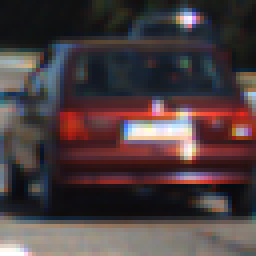
#> input picture cutouts/cutouts/red_car_for_color_hist.png, 64 x 64 px (shown 4 times larger)
$ python hog_features.py   (older library calls are emulated)
#> lines starting #> are read from the running program, lines starting #| are printed output that depends on the picture
### main/functions.py

"""
this file has all the functions that are used in the project to detect vehicle
The functions are drived from coursework exercises.
The following functions are implemented here:
    1. convert_color_bgr : convert color space from bgr to others --> image read using cv2.imread

    2. convert_color_rgb : convert color space from rgb to others --> image read using matplotlib.image.imread

    3. draw_boxes: takes in bounding boxes and draws them on image

    4. plot3d: plot 3d image, used for color space exploration

    5. color_hist: histogram of color in given colorspace, bins and range for binning is passed as argument
    reading png using mpimg.imread() generates pixel values between 0-1 in RGB, so bin range needs to be taken care of, although converting to
    another color space using cvtColor changes the range to 0-255, so if raw RGB is not used, things would be fine.
    jpg though is read as 0-255 in mpimg.imread()

    6. bin_spatial: features based on spatial binning, the image is resized to reduce feature array.
    input image is assumed to be in appropriate colorspace

    7. get_hog_features: generates hog features, expects single channel(or gray) image
    orientation bin count,pix_per_cell,cell_per_block and generate hog image or feature vector params
    can be passed as args

    8. extract_features: this function uses above three functions and based on switches spatial_feat,
    hist_feat,hog_feat generates a concatenated feature set based on these methods

    9. slide_window: this function generates bounding boxes of rectangle shape of size xy_window between
    x_start_stop and y_start_stop with overlap factor of xy_overlap

    10. single_img_features: extracts features in a given window (window list generated by slide_window)

    11. search_windows: uses single_img_features function to loop on all the windows generated by
        slide_window function and generates a bbox list for all vehicle matched/predicted windows,
        the above three function are not used as they are not efficient, find_cars (next) is used in pipeline

    12. find_cars: implements hog subsampling based sliding window

    13. add_heat: generates heat map based on overlap in vecles match detected using slide_windows or find_cars functions

    14. apply_threshold: apply threshold on the heat map image to remove false positives

    15. draw_labeled_bboxes : this function uses sk labels method to extract match and bbox for those matches on heatmap image

@author: atpandey
"""
##############################
#imports
from skimage.feature import hog
from sklearn.svm import LinearSVC
from sklearn.preprocessing import StandardScaler
# for scikit-learn >= 0.18 use:
from sklearn.model_selection import train_test_split
# from sklearn.cross_validation import train_test_split
from scipy.ndimage.measurements import label
import matplotlib.image as mpimg
import matplotlib.pyplot as plt
from moviepy.editor import VideoFileClip
from IPython.display import HTML
import numpy as np
import pickle
import cv2
import glob
import time

#######################
#color space conversion
def convert_color_bgr(img,color_space='BGR'):
    '''
    this functions takes in a BGR Image and converts it to specified color space
    cv2.imread returns BGR colorspace
    '''
    # Convert image to new color space (if specified,else return image as is)
    #Assumes input image is BGR format
    if color_space !='BGR':
        if color_space=='RGB':
            feature_image=cv2.cvtColor(img,cv2.COLOR_BGR2RGB)
        if color_space=='HSV':
            feature_image=cv2.cvtColor(img,cv2.COLOR_BGR2HSV)
        elif color_space=='YUV':
            feature_image=cv2.cvtColor(img,cv2.COLOR_BGR2YUV)
        elif color_space=='LAB':
            feature_image=cv2.cvtColor(img,cv2.COLOR_BGR2Lab)
        elif color_space=='HLS':
            feature_image=cv2.cvtColor(img,cv2.COLOR_BGR2HLS)
        elif color_space=='YCrCb':
            feature_image=cv2.cvtColor(img,cv2.COLOR_BGR2YCrCb)
        elif color_space=='LUV':
            feature_image=cv2.cvtColor(img,cv2.COLOR_BGR2LUV)
    else:
        feature_image = np.copy(img)
    return feature_image

# [37 lines left out: functions convert_color_rgb, draw_boxes, not called in this run]
################################################


#3d Plot
from mpl_toolkits.mplot3d import Axes3D

# [61 lines left out: functions plot3d, color_hist, bin_spatial, not called in this run]
######################
# hog features
# Define a function to return HOG features and visualization
def get_hog_features(img, orient, pix_per_cell, cell_per_block,
                        vis=False, feature_vec=True,transform_sqrt=False):
    # Call with two outputs if vis==True
    if vis == True:
        features, hog_image = hog(img, orientations=orient,
                                  pixels_per_cell=(pix_per_cell, pix_per_cell),
                                  cells_per_block=(cell_per_block, cell_per_block),
                                  transform_sqrt=transform_sqrt, block_norm='L2-Hys',
                                  visualise=vis, feature_vector=feature_vec)
        return features, hog_image
    # Otherwise call with one output
    else:
        features = hog(img, orientations=orient,
                       pixels_per_cell=(pix_per_cell, pix_per_cell),
                       cells_per_block=(cell_per_block, cell_per_block),
                       transform_sqrt=transform_sqrt, block_norm='L2-Hys',
                       visualise=vis, feature_vector=feature_vec)
        return features

####################################
#function to extract features based on switches to enable
#color hist,spatial binning or hog
# Define a function to extract features from a list of images
# Have this function call bin_spatial() and color_hist()
# [392 lines left out: functions extract_features, slide_window, single_img_features, search_windows, find_cars, add_heat and 2 more, not called in this run]
################################################
# Define a class to store data from video
class Frame_Detect():
    # [64 lines left out: functions __init__, add_bbox, add_bbox_cars, calc_cars, find_matches, not called in this run]
method='cv2.TM_CCOEFF_NORMED'

### main/hog_features.py
# -*- coding: utf-8 -*-
"""
Created on Fri Jan  5 15:52:36 2018

@author: atpandey
"""


import numpy as np
import cv2
import matplotlib.pyplot as plt
import matplotlib.image as mpimg
from functions import get_hog_features,convert_color_bgr

if __name__ == '__main__':
    cimg = cv2.imread('../cutouts/cutouts/red_car_for_color_hist.png')
#> cimg is the input picture: shape (64, 64, 3); mean B, G, R 63.7, 61.8, 75.2
    crgb=convert_color_bgr(cimg,color_space='RGB')
    cyuv=convert_color_bgr(cimg,color_space='YUV')
#> in convert_color_bgr (call 2), `feature_image=cv2.cvtColor(img,cv2.COLOR_BGR2YUV)`: feature_image: shape (64, 64, 3); mean of channels 0, 1, 2 66, 126.9, 136.1
    cycrcb=convert_color_bgr(cimg,color_space='YCrCb')
#> in convert_color_bgr (call 3), `feature_image=cv2.cvtColor(img,cv2.COLOR_BGR2YCrCb)`: feature_image: shape (64, 64, 3); mean of channels 0, 1, 2 66, 134.6, 126.7
    cychsv=convert_color_bgr(cimg,color_space='HSV')
#> in convert_color_bgr (call 4), `feature_image=cv2.cvtColor(img,cv2.COLOR_BGR2HSV)`: feature_image: shape (64, 64, 3); mean H, S, V 87.1, 80.1, 81.9

    notcimg = cv2.imread('../cutouts/cutouts/nocar1_car_for_color_hist.png')
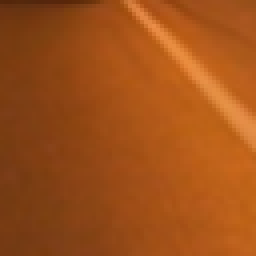
#> input picture cutouts/cutouts/nocar1_car_for_color_hist.png, 64 x 64 px (shown 4 times larger)
#> notcimg is the input picture: shape (64, 64, 3); mean B, G, R 24.4, 80.3, 159.5
    notcrgb=convert_color_bgr(notcimg,color_space='RGB')
    notcyuv=convert_color_bgr(notcimg,color_space='YUV')
#> in convert_color_bgr (call 6), `feature_image=cv2.cvtColor(img,cv2.COLOR_BGR2YUV)`: feature_image: shape (64, 64, 3); mean of channels 0, 1, 2 97.6, 91.9, 182.2
    notcycrcb=convert_color_bgr(notcimg,color_space='YCrCb')
#> in convert_color_bgr (call 7), `feature_image=cv2.cvtColor(img,cv2.COLOR_BGR2YCrCb)`: feature_image: shape (64, 64, 3); mean of channels 0, 1, 2 97.6, 172.1, 86.6
    notchsv=convert_color_bgr(notcimg,color_space='HSV')
#> in convert_color_bgr (call 8), `feature_image=cv2.cvtColor(img,cv2.COLOR_BGR2HSV)`: feature_image: shape (64, 64, 3); mean H, S, V 12.4, 216.5, 159.5


#    orient=8
#    pix_per_cell=8
#    cells_per_block=2
    orient=9
    pix_per_cell=8
    cells_per_block=2
#    orient=12
#    pix_per_cell=8
#    cells_per_block=8

    orient=11
    pix_per_cell=8
    cells_per_block=2
##rgb sapce
#    fcar_y, car_hog_y = get_hog_features(crgb[:,:,0], orient, pix_per_cell, cells_per_block, vis=True, feature_vec=True)
#    fnotcar_y, notcar_hog_y = get_hog_features(notcrgb[:,:,0], orient, pix_per_cell, cells_per_block, vis=True, feature_vec=True)
#
#    fcar_u, car_hog_u = get_hog_features(crgb[:,:,0], orient, pix_per_cell, 8, vis=True, feature_vec=True)
#    fnotcar_u, notcar_hog_u = get_hog_features(notcrgb[:,:,0], orient, pix_per_cell, cells_per_block, vis=True, feature_vec=True)
#
#    fcar_v, car_hog_v = get_hog_features(crgb[:,:,2], orient, pix_per_cell, cells_per_block, vis=True, feature_vec=True)
#    fnotcar_v, notcar_hog_v = get_hog_features(notcrgb[:,:,2], orient, pix_per_cell, cells_per_block, vis=True, feature_vec=True)
#
#    # Visualize
#    fh, axh = plt.subplots(2, 4, figsize=(10,10))
#    fh.subplots_adjust(hspace =.2, wspace=.1)
#    axh=axh.ravel()
#    axh[0].imshow(crgb)
#    axh[0].set_title('Car Image', fontsize=10)
#    axh[1].imshow(car_hog_y, cmap='gray')
#    axh[1].set_title('Car R HOG', fontsize=10)
#    axh[2].imshow(car_hog_u, cmap='gray')
#    axh[2].set_title('Car G HOG', fontsize=10)
#    axh[3].imshow(car_hog_v, cmap='gray')
#    axh[3].set_title('Car B HOG', fontsize=10)
#
#
#    axh[4].imshow(notcrgb)
#    axh[4].set_title('Not-Car Image', fontsize=10)
#    axh[5].imshow(notcar_hog_y, cmap='gray')
#    axh[5].set_title('Not-Car R  HOG', fontsize=10)
#    axh[6].imshow(notcar_hog_u, cmap='gray')
#    axh[6].set_title('Not-Car G  HOG', fontsize=10)
#    axh[7].imshow(notcar_hog_v, cmap='gray')
#    axh[7].set_title('Not-Car B  HOG', fontsize=10)


##yuv sapce
#    fcar_y, car_hog_y = get_hog_features(cyuv[:,:,0], orient, pix_per_cell, cells_per_block, vis=True, feature_vec=True)
#    fnotcar_y, notcar_hog_y = get_hog_features(notcyuv[:,:,0], orient, pix_per_cell, cells_per_block, vis=True, feature_vec=True)
#
#    fcar_u, car_hog_u = get_hog_features(cyuv[:,:,0], orient, pix_per_cell, 8, vis=True, feature_vec=True)
#    fnotcar_u, notcar_hog_u = get_hog_features(notcyuv[:,:,0], orient, pix_per_cell, cells_per_block, vis=True, feature_vec=True)
#
#    fcar_v, car_hog_v = get_hog_features(cyuv[:,:,2], orient, pix_per_cell, cells_per_block, vis=True, feature_vec=True)
#    fnotcar_v, notcar_hog_v = get_hog_features(notcyuv[:,:,2], orient, pix_per_cell, cells_per_block, vis=True, feature_vec=True)
#
#    # Visualize
#    fh, axh = plt.subplots(2, 4, figsize=(10,10))
#    fh.subplots_adjust(hspace =.2, wspace=.1)
#    axh=axh.ravel()
#    axh[0].imshow(crgb)
#    axh[0].set_title('Car Image', fontsize=10)
#    axh[1].imshow(car_hog_y, cmap='gray')
#    axh[1].set_title('Car Y HOG', fontsize=10)
#    axh[2].imshow(car_hog_u, cmap='gray')
#    axh[2].set_title('Car U HOG', fontsize=10)
#    axh[3].imshow(car_hog_v, cmap='gray')
#    axh[3].set_title('Car V HOG', fontsize=10)
#
#
#    axh[4].imshow(notcrgb)
#    axh[4].set_title('Not-Car Image', fontsize=10)
#    axh[5].imshow(notcar_hog_y, cmap='gray')
#    axh[5].set_title('Not-Car Y  HOG', fontsize=10)
#    axh[6].imshow(notcar_hog_u, cmap='gray')
#    axh[6].set_title('Not-Car U  HOG', fontsize=10)
#    axh[7].imshow(notcar_hog_v, cmap='gray')
#    axh[7].set_title('Not-Car V  HOG', fontsize=10)

#ycrcb sapce
    fcar_y, car_hog_y = get_hog_features(cycrcb[:,:,0], orient, pix_per_cell, cells_per_block, vis=True, feature_vec=True)
#> in get_hog_features, `features, hog_image = hog(img, orientations=orient, pixels_per_cell=(p..`: features = 2156 values, max 0.51 at index 27, min 0 at index 4, mean 0.103
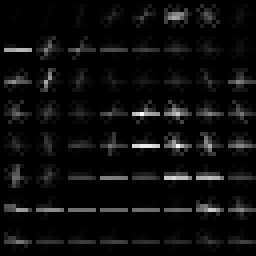
#> car_hog_y: shape (64, 64) float64 (shown 4 times larger); min 0, max 52.92, mean 2.7; drawn with min black and max white
#> fcar_y has the same summary as features in get_hog_features
    fnotcar_y, notcar_hog_y = get_hog_features(notcycrcb[:,:,0], orient, pix_per_cell, cells_per_block, vis=True, feature_vec=True)
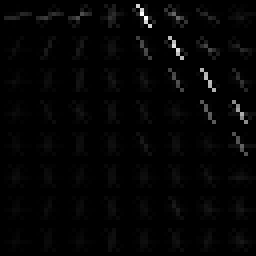
#> notcar_hog_y: shape (64, 64) float64 (shown 4 times larger); min 0, max 25.77, mean 0.5; drawn with min black and max white
#> fnotcar_y = 2156 values, max 0.699 at index 1163, min 0 at index 1, mean 0.11

    fcar_u, car_hog_u = get_hog_features(cycrcb[:,:,0], orient, pix_per_cell, 8, vis=True, feature_vec=True)
#> fcar_u = 704 values, max 0.211 at index 93, min 0 at index 4, mean 0.0192
    fnotcar_u, notcar_hog_u = get_hog_features(notcycrcb[:,:,0], orient, pix_per_cell, cells_per_block, vis=True, feature_vec=True)
#> fnotcar_u has the same summary as fnotcar_y

    fcar_v, car_hog_v = get_hog_features(cycrcb[:,:,2], orient, pix_per_cell, cells_per_block, vis=True, feature_vec=True)
#> in get_hog_features (call 5), `features, hog_image = hog(img, orientations=orient, pixels_per_cell=(p..`: features = 2156 values, max 0.456 at index 1633, min 0 at index 1, mean 0.115
#> in get_hog_features (call 5), `features, hog_image = hog(img, orientations=orient, pixels_per_cell=(p..`:
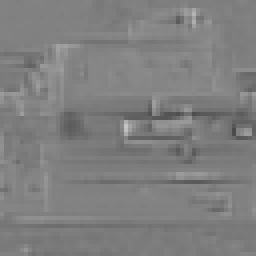
#> img: shape (64, 64) (shown 4 times larger); min 74, max 197, mean 126.7
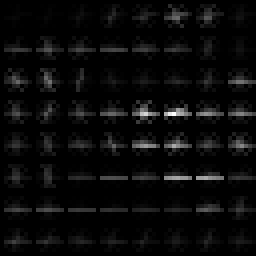
#> car_hog_v: shape (64, 64) float64 (shown 4 times larger); min 0, max 22.49, mean 0.9; drawn with min black and max white
#> fcar_v has the same summary as features in get_hog_features
    fnotcar_v, notcar_hog_v = get_hog_features(notcycrcb[:,:,2], orient, pix_per_cell, cells_per_block, vis=True, feature_vec=True)
#> in get_hog_features (call 6), `features, hog_image = hog(img, orientations=orient, pixels_per_cell=(p..`: features = 2156 values, max 0.335 at index 660, min 0 at index 1, mean 0.107
#> in get_hog_features (call 6), `features, hog_image = hog(img, orientations=orient, pixels_per_cell=(p..`:
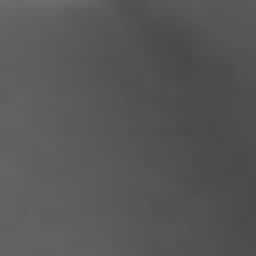
#> img: shape (64, 64) (shown 4 times larger); min 73, max 108, mean 86.6
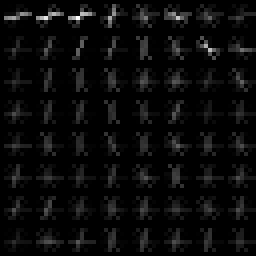
#> notcar_hog_v: shape (64, 64) float64 (shown 4 times larger); min 0, max 3.45, mean 0.145; drawn with min black and max white
#> fnotcar_v has the same summary as features in get_hog_features

    # Visualize
#> (the run stopped early here; a loop or call above may not have finished)
